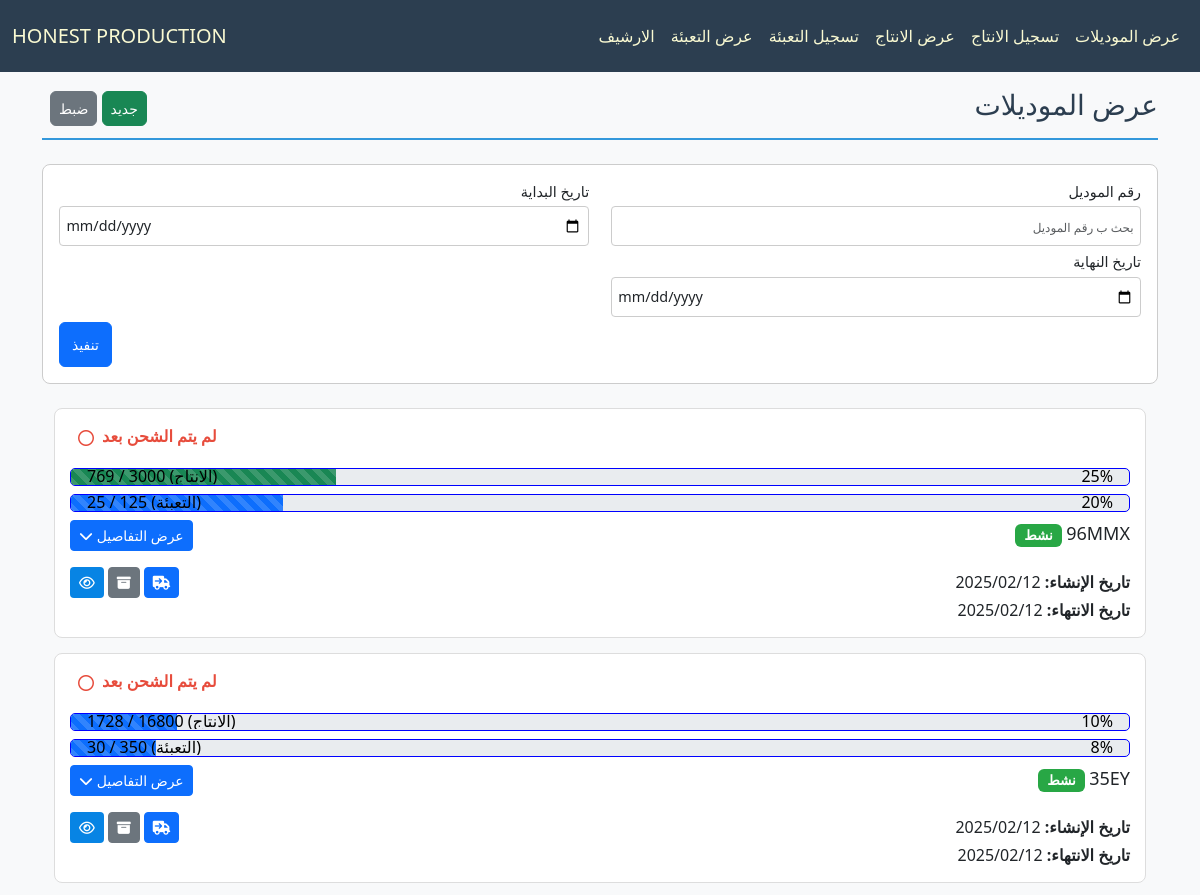
The page /production/ (upper part) on the database as committed earlier.
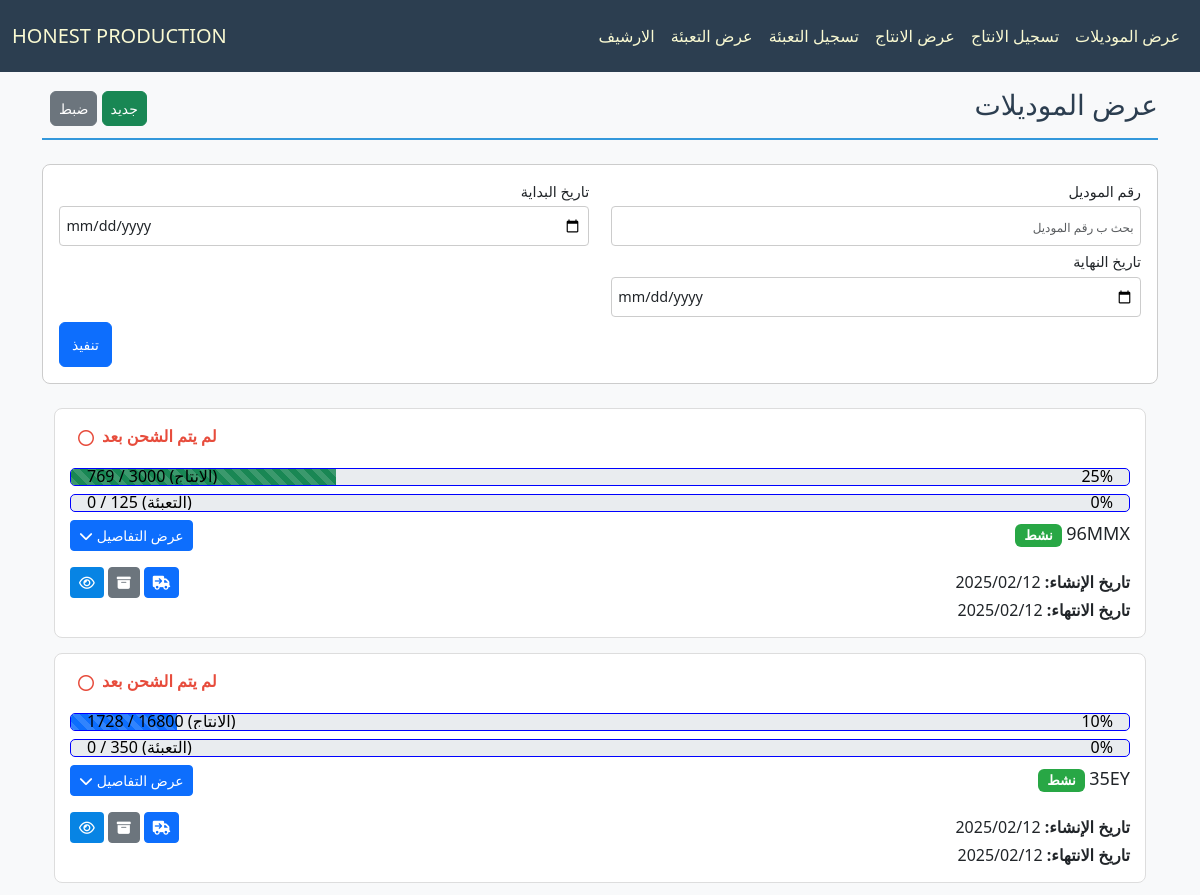
The same page on the database as committed later.
### production/models.py (models this page shows, shortened)
class Model(models.Model):
    id = models.AutoField(primary_key=True, verbose_name="الرمز")
    model_number = models.CharField(max_length=50, verbose_name="رقم الموديل", unique=True)
    created_at = models.DateTimeField(verbose_name="تاريخ الإنشاء", default=now)
    ended_at = models.DateTimeField(verbose_name="تاريخ الانتهاء", blank=True, null=True)
    shipped_at = models.DateTimeField(verbose_name="تاريخ الشحن", blank=True, null=True)
    is_archive = models.BooleanField(default=False)
    is_shipped = models.BooleanField(default=False)
    available_carton = models.IntegerField(verbose_name="الكراتين المتبقية", blank=True, default=0)
    used_carton = models.IntegerField(verbose_name="الكراتين المستخدمة", blank=True, default=0)
    class Meta:
        ordering = ["-created_at"]
    def is_active(self):
        return self.pieces.filter(available_amount__gt=0).exists()
    def comments_count(self):
        return self.pieces.filter(productions__comment__gt="").count()
    @staticmethod
    def get_percentage_style(percent):
        if percent > 80:
            return "bg-danger"
        elif percent > 60:
            return "bg-warning"
        elif percent > 40:
            return "bg-info"
        elif percent > 20:
            return "bg-success"
        return ""
    def get_total_available_carton(self):
        return int(SizeAmount.objects.filter(model=self).aggregate(
            total_cartons=Sum(Cast(F('amount'), FloatField()) / Cast(F('Packing_per_carton'), FloatField()))
        )['total_cartons'] or 0)
    def get_total_used_cartons(self):
        return SizeAmount.objects.filter(model=self).aggregate(
            used_cartons=Sum('packings__used_carton')
        )['used_cartons'] or 0
    def get_usage_percentage(self):
        sizes = self.size_amounts.all()
        pieces = self.pieces.all()
        sizes_count = sizes.count()
        if sizes_count == 0:
            return self._get_empty_usage_stats()
        pieces_count = pieces.count() / sizes_count
        total_amount = sum(size.amount * pieces_count for size in sizes)
        used_amount = sum(piece.used_amount for piece in pieces)
        percent = (used_amount / total_amount * 100) if total_amount else 0
        percent_style = self.get_percentage_style(percent)
        type_usage = self._calculate_type_usage(pieces, total_amount, pieces_count)
        packaging_total_carton = self.get_total_available_carton()
        packaging_used_carton = self.get_total_used_cartons()
        packaging_percent = (packaging_used_carton / packaging_total_carton * 100) if packaging_total_carton else 0
        return {
            "production_total_amount": int(total_amount),
            "production_used_amount": int(used_amount),
            "production_percent": int(percent),
            "production_percent_style": percent_style,
            "production_type_usage": type_usage,
            "packaging_total_amount": int(packaging_total_carton),
            "packaging_used_amount": int(packaging_used_carton),
            "packaging_percent": int(packaging_percent),
            "packaging_percent_style": self.get_percentage_style(packaging_percent),
        }
    def _calculate_type_usage(self, pieces, total_amount, pieces_count):
        type_usage = []
        type_names = set(pieces.values_list("type", flat=True))
        for type_name in type_names:
            type_pieces = pieces.filter(type=type_name)
            type_total_amount = total_amount / pieces_count
            type_used_amount = sum(piece.used_amount for piece in type_pieces)
            type_percent = (type_used_amount / type_total_amount * 100) if type_total_amount else 0
            type_usage.append({
                "type": type_name,
                "total_amount": int(type_total_amount),
                "used_amount": int(type_used_amount),
                "percent": int(type_percent),
                "percent_style": self.get_percentage_style(type_percent),
            })
        return type_usage

### production/views.py (the view)
# urls.py: path('', ModelListingView.as_view(), name='model_list_view'),
class ModelListingView(BaseModelListingView):
    is_archive = False

### production/views.py (called while the page is built)
    def parse_date(self, date_str):
        try:
            normalized_date = date_str.replace("\\", "/")
            return datetime.strptime(normalized_date, "%Y-%m-%d")
        except (ValueError, AttributeError):
            return None

    def get_queryset(self):
        queryset = super().get_queryset()
        filters = Q(is_archive=self.is_archive)  # Use dynamic is_archive flag
        model_number = self.request.GET.get("model_number")
        if model_number:
            filters &= Q(model_number__icontains=model_number)
        start_date = self.parse_date(self.request.GET.get("start_date"))
        end_date = self.parse_date(self.request.GET.get("end_date"))
        if start_date:
            filters &= Q(created_at__gte=start_date)
        if end_date:
            filters &= Q(created_at__lte=end_date)
        return queryset.filter(filters)

### production/templates/production/list_model.html (shortened to what the changed rows need)
{% extends "cloth/layout.html" %}
{% load math_filters %}
{% block body %}
    <div class="pt-4 section-title d-flex justify-content-between align-items-center">
        {% if not is_archive %}
            <h2>عرض الموديلات</h2>
        {% else %}
            <h2>الارشيف</h2>
        {% endif %}
    </div>
</head>
<body class="bg-light">
    <div class="container mt-4">
        {% for model in object_list %}
        <div class="model-card">
            {% if not model.is_shipped %}
                <div class="d-flex justify-content-end align-items-center pb-3 px-2" style="color: var(--danger-color)">
                    <p class="fw-bolder m-0 ms-2 mb-1">
                        لم يتم الشحن بعد
                    </p>
                    <i class="fa-regular fa-circle fa-l"></i>
                </div>
            {% endif %}
            {% with usage=model.get_usage_percentage %}
                <div dir="ltr" class="progress mb-2 position-relative" style="border: 1px solid blue; border-radius: 5px; height: 18px;">
                    <div class="progress-bar progress-bar-striped {{ usage.production_percent_style }}"
                        role="progressbar"
                        style="width: {{ usage.production_percent }}%"
                        aria-valuenow="{{ usage.production_used_amount }}"
                        aria-valuemin="0"
                        aria-valuemax="{{ usage.production_total_amount }}">
                    </div>
                    <div class="progress-data d-flex justify-content-between align-items-center px-3 position-absolute w-100 h-100"
                        style="top: -1px; left: 0; color: #000000; font-weight: 500; font-size: 16px">
                        <div>
                            {{ usage.production_used_amount }} / {{ usage.production_total_amount }} (الانتاج)
                        </div>
                        <div>
                            {{ usage.production_percent }}%
                        </div>
                    </div>
                </div>
                <div dir="ltr" class="progress mb-2 position-relative" style="border: 1px solid blue; border-radius: 5px; height: 18px;">
                    <div class="progress-bar progress-bar-striped {{ usage.packaging_percent_style }}"
                        role="progressbar"
                        style="width: {{ usage.packaging_percent }}%"
                        aria-valuenow="{{ usage.packaging_used_amount }}"
                        aria-valuemin="0"
                        aria-valuemax="{{ usage.packaging_total_amount }}">
                    </div>
                    <div class="progress-data d-flex justify-content-between align-items-center px-3 position-absolute w-100 h-100"
                        style="top: -1px; left: 0; color: #000000; font-weight: 500; font-size: 16px">
                        <div>
                            {{ usage.packaging_used_amount }} / {{ usage.packaging_total_amount }} (التعبئة)
                        </div>
                        <div>
                            {{ usage.packaging_percent }}%
                        </div>
                    </div>
                </div>
            <div class="d-flex justify-content-between align-items-center pb-3">
                <h5 class="mb-0">
                    {{ model.model_number }}
                    <span class="badge {% if model.is_active %}badge-active{% else %}badge-inactive{% endif %}">
                        {% if model.is_active %} نشط {% else %} غير نشط {% endif %}
                    </span>
                </h5>
                <button class="btn btn-sm btn-primary oped_details_btn" onclick="toggleDetails('{{ model.id }}')">
                    <span id="chevron-text-{{ model.id }}">عرض التفاصيل</span>
                    <i id="chevron-icon-{{ model.id }}" class="fas fa-chevron-down"></i>
                </button>
            </div>
            <div class="d-flex justify-content-between align-items-center">
                <p class="mb-0"><strong>تاريخ الإنشاء:</strong> <span dir="ltr">{{ model.created_at|date:"Y/m/d" }}</span></p>
                <div class="d-flex justify-content-between align-items-center">
                    {% if model.is_archive == model.is_shipped %}
                    <a class="btn btn-sm btn-primary" href="#" onclick="confirmShipped(event, '{% url 'toggle_shipped' model.id %}')">
                        <i class="fa-solid fa-truck-arrow-right"></i>
                    </a>
                    {% endif %}
                    <a class="me-1 btn btn-sm btn-secondary" href="#" onclick="confirmArchive(event, '{% url 'toggle_archive' model.id %}')">
                        <i class="fa-solid fa-box-archive"></i>
                    </a>
                    <a class="me-1 btn btn-sm" style="background-color: #0784e4; color: #ffffff" href="{% url 'model_detail_view' model.id %}">
                        <i class="fa-regular fa-eye" ></i>
                    </a>
                </div>
            </div>
            <div>
                {% if model.ended_at %}
                <p class="mb-0"><strong>تاريخ الانتهاء:</strong> <span dir="ltr">{{ model.ended_at|date:"Y/m/d" }}</span></p>
                {% endif %}
            </div>
                    {% endwith %}
        </div>
        {% endfor %}
    </div>
{% endblock body %}

Rows that differ between the two databases and show on the page:
changed Model "96MMX": get_usage_percentage.packaging_used_amount "25" → "0"; get_usage_percentage.packaging_percent "20" → "0"
changed Model "35EY": get_usage_percentage.packaging_used_amount "30" → "0"; get_usage_percentage.packaging_percent "8" → "0"
